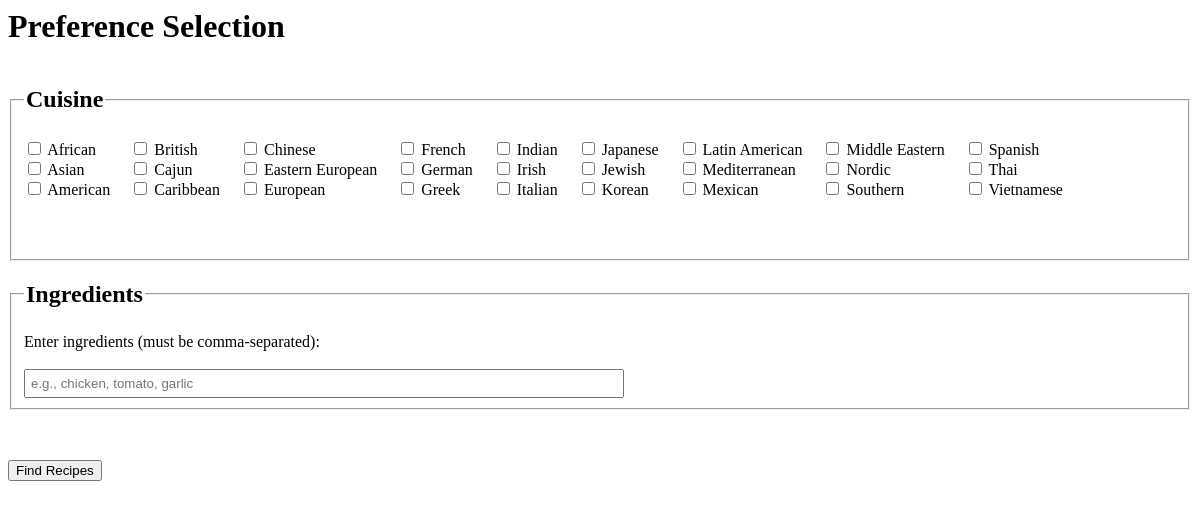
The app's page /preferences/, older data.
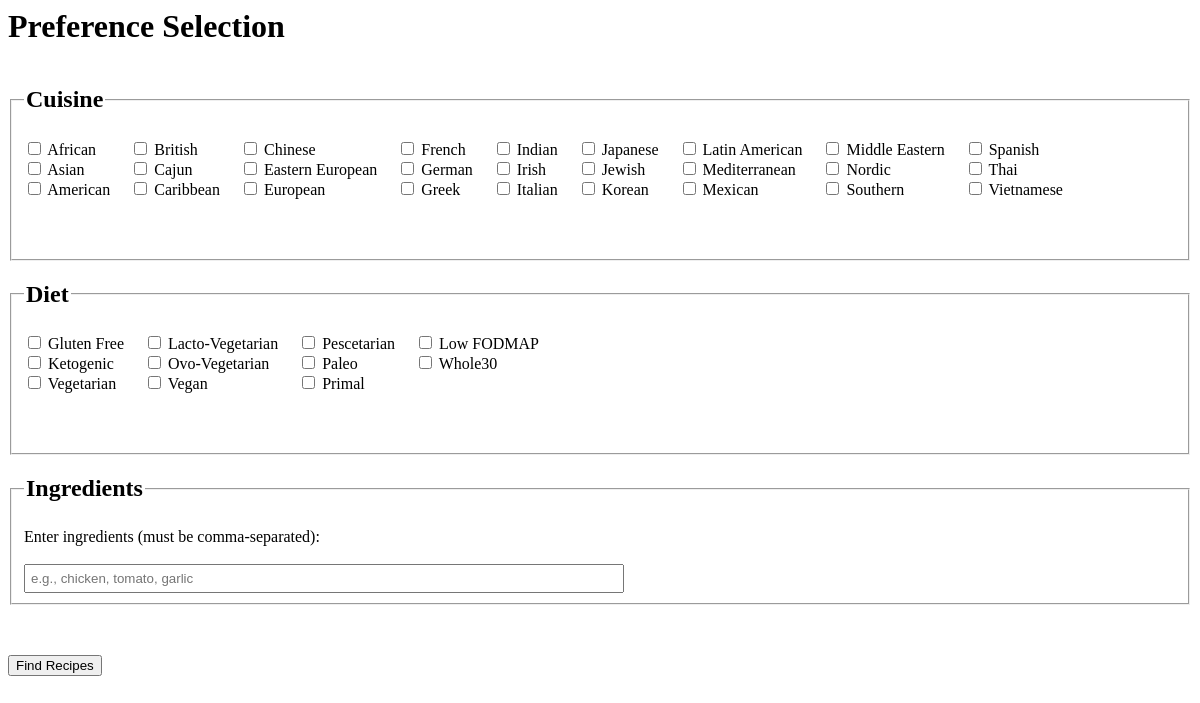
The same page, newer data.
### recipefinder/models.py (models this page shows, shortened)
class Category(models.Model):
    category_text = models.CharField(max_length=15)

class Choice(models.Model):
    category = models.ForeignKey(Category, on_delete=models.CASCADE)
    choice_text = models.CharField(max_length=30)
    selected = models.BooleanField(default=False)

### recipefinder/views.py (the view)
# urls.py: path("preferences/", views.preferences, name="preferences"),
def preferences(request):
    Choice.objects.filter(selected=True).update(selected=False)
    categories = Category.objects.all()
    return render(request, 'recipefinder/preferences.html', {'categories': categories})

### recipefinder/templates/recipefinder/preferences.html (shortened to what this page needs)
<h1>{{ "Preference Selection" }}</h1>
<form method="post" action="{% url 'recipefinder:results' %}">
    {% for category in categories %}
    {% if category.category_text != "Ingredients" and category.category_text != "Equipment" %}
        <fieldset>
            <legend><h2>{{ category.category_text }}</h2></legend>
            <div class="checkbox_container">
                {% for choice in category.choice_set.all %}
                    {% if forloop.counter0|divisibleby:3 %}
                    <div class="checkbox_column">
                    {% endif %}
                    <div class="checkbox_items">
                        <input
                            type="checkbox"
                            name="choices"
                            value="{{ choice.id }}"
                            id="choice{{ choice.id }}">
                        <label for="choice{{ choice.id }}">{{ choice.choice_text }}</label><br>
                    </div>
                    {% if forloop.counter|divisibleby:3 or forloop.last %}
                    </div>
                    {% endif %}
                {% endfor %}
            </div>
            <p>&nbsp;</p>
        </fieldset>
    {% endif %}
    {% endfor %}
    <fieldset>
        <legend><h2>Ingredients</h2></legend>
        <label for="include-ingredients">Enter ingredients (must be comma-separated):</label>
        <br><br>
        <input type="text" id="include-ingredients" name="includeIngredients" placeholder="e.g., chicken, tomato, garlic" class="long_textbox">
    </fieldset>
    <p>&nbsp;</p>
    <button type="submit">Find Recipes</button>
</form>

### recipefinder/templates/recipefinder/preferences.html (style rules this page uses)
.checkbox_container { display: flex; gap: 20px; }
.checkbox_column { display: flex; flex-direction: column; }
.long_textbox { width: 100%; max-width: 600px; padding: 5px; }

Row changes from the older to the newer data that the page shows:
added Category: category_text "Diet"
added Choice: choice_text "Gluten Free", shown under "Diet"
added Choice: choice_text "Ketogenic", shown under "Diet"
added Choice: choice_text "Vegetarian", shown under "Diet"
added Choice: choice_text "Lacto-Vegetarian", shown under "Diet"
added Choice: choice_text "Ovo-Vegetarian", shown under "Diet"
added Choice: choice_text "Vegan", shown under "Diet"
added Choice: choice_text "Pescetarian", shown under "Diet"
added Choice: choice_text "Paleo", shown under "Diet"
added Choice: choice_text "Primal", shown under "Diet"
added Choice: choice_text "Low FODMAP", shown under "Diet"
added Choice: choice_text "Whole30", shown under "Diet"
